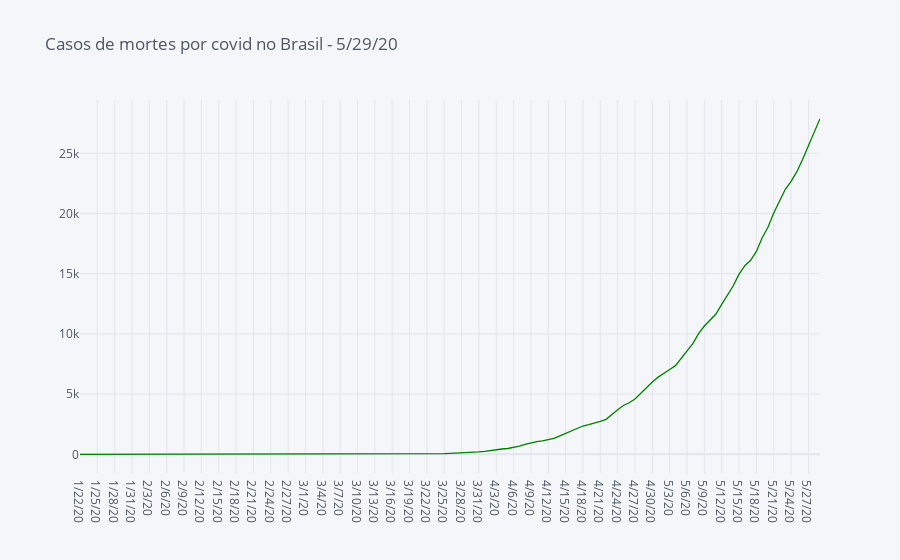

Notebook code for this chart:
### Code cell
date = db_deaths_country.columns[db_deaths_country.shape[1]-1]

db_deaths_country.T['Brazil'].iplot(title = 'Casos de mortes por covid no Brasil - {}'.format(date),color='green')

### Figure 1 — Plotly figure (JSON) as saved in the notebook; plotly's stock layout.template omitted (floating-point values rounded to 4 significant figures; data arrays with more than 128 entries replaced by an {"elided": "..."} marker saying what was removed)
{"data": [{"line": {"color": "rgba(0, 128, 0, 1.0)", "dash": "solid", "shape": "linear", "width": 1.3}, "mode": "lines", "name": "Brazil", "text": "", "type": "scatter", "x": {"elided": "129 str values"}, "y": {"elided": "129 int values"}}], "layout": {"legend": {"bgcolor": "#F5F6F9", "font": {"color": "#4D5663"}}, "paper_bgcolor": "#F5F6F9", "plot_bgcolor": "#F5F6F9", "title": {"font": {"color": "#4D5663"}, "text": "Casos de mortes por covid no Brasil - 5/29/20"}, "xaxis": {"gridcolor": "#E1E5ED", "showgrid": true, "tickfont": {"color": "#4D5663"}, "title": {"font": {"color": "#4D5663"}, "text": ""}, "zerolinecolor": "#E1E5ED"}, "yaxis": {"gridcolor": "#E1E5ED", "showgrid": true, "tickfont": {"color": "#4D5663"}, "title": {"font": {"color": "#4D5663"}, "text": ""}, "zerolinecolor": "#E1E5ED"}}}
